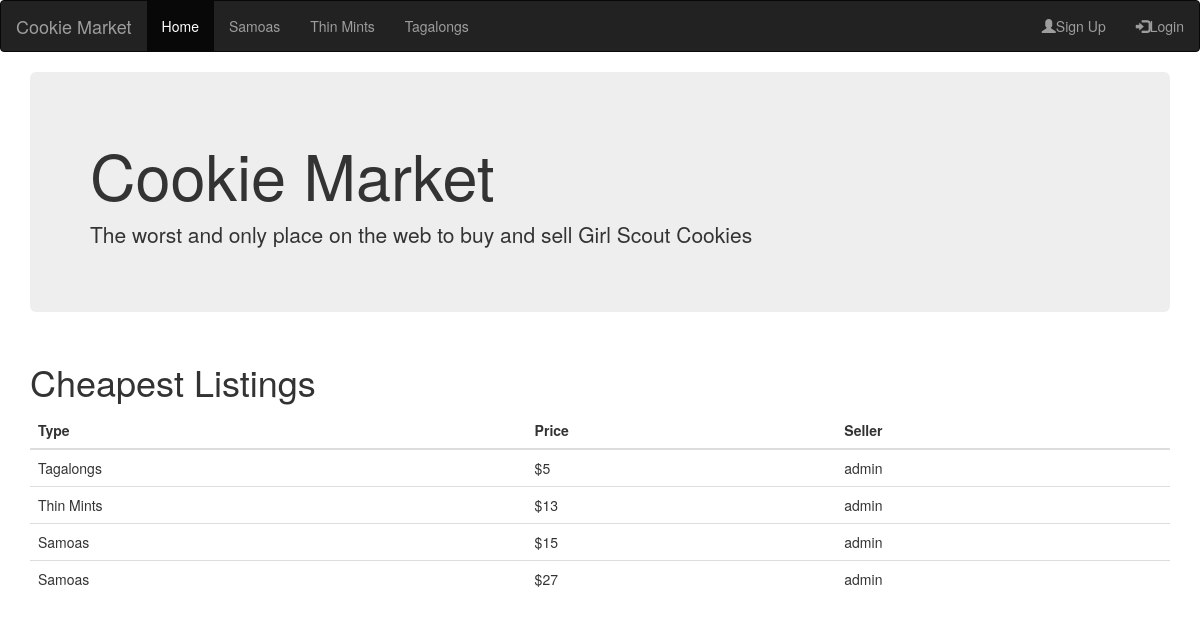
The page / on the database its author committed.
### homepage/models.py (models this page shows, shortened)
class Cookie(models.Model):
    cookie_id =  models.AutoField(primary_key=True)
    cookie_type = models.IntegerField(choices=COOKIE_CHOICES, default=1)
    user = models.ForeignKey(User, on_delete=models.CASCADE)
    price = models.IntegerField()

### homepage/views.py (the view)
# urls.py: path('', index, name='index'),
def index(request):
    listings = Cookie.objects.all().order_by('price')
    context = {'listings': listings}
    return render(request, 'index.html', context)

### homepage/templates/index.html
{% extends "base.html" %}
{% block content %}
<div class="container">
	<div class="jumbotron">
		<h1>Cookie Market</h1>
		<p>The worst and only place on the web to buy and sell Girl Scout Cookies</p>
	</div>
</div>
<div class="container">
	<h1>Cheapest Listings</h1>
	<table class="table">
		<thead>
			<tr>
				<th>Type</th>
				<th>Price</th>
				<th>Seller</th>
			</tr>
		</thead>
		<tbody>
			{% for cookie in listings %}
			<tr>
				{% if cookie.cookie_type == 1 %}
				<td>Samoas</td>
				{% elif cookie.cookie_type == 2 %}
				<td>Thin Mints</td>
				{% else %}
				<td>Tagalongs</td>
				{% endif %}
				<td>${{ cookie.price }}</td>
				<td>{{ cookie.user }}</td>
			</tr>
			{% endfor %}
		</tbody>
	</table>
</div>
{% endblock %}

### rows shown on the page
Cookie: cookie_type "Tagalongs", price "5", user "admin"
Cookie: cookie_type "Thin Mints", price "13", user "admin"
Cookie: cookie_type "Samoas", price "15", user "admin"
Cookie: cookie_type "Samoas", price "27", user "admin"
